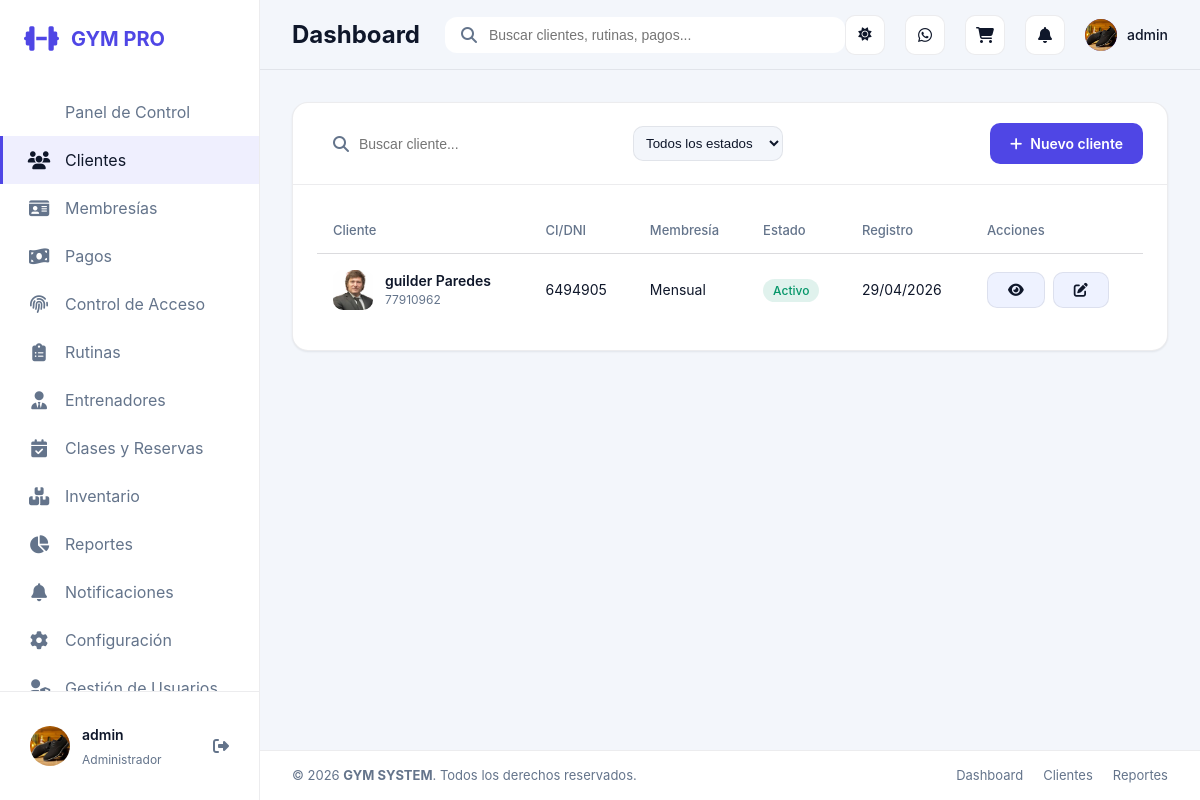
The app's page /clientes/ (signed in) with its own data.
### apps/core/models.py (models this page shows, shortened)
class UserProfile(models.Model):
    ROLE_ADMIN = 'ADMIN'
    ROLE_RECEPTION = 'RECEPCIONISTA'
    ROLE_TRAINER = 'ENTRENADOR'
    ROLE_CLIENT = 'CLIENTE'
    ROLE_CHOICES = [
        (ROLE_ADMIN, 'Administrador'),
        (ROLE_RECEPTION, 'Recepcionista'),
        (ROLE_TRAINER, 'Entrenador'),
        (ROLE_CLIENT, 'Cliente'),
    ]
    user = models.OneToOneField(settings.AUTH_USER_MODEL, on_delete=models.CASCADE, related_name='profile')
    role = models.CharField(max_length=20, choices=ROLE_CHOICES, default=ROLE_RECEPTION)
    profile_photo = models.ImageField(upload_to='perfiles/', blank=True, null=True)
    client = models.OneToOneField(Client, on_delete=models.SET_NULL, null=True, blank=True, related_name='auth_profile')
    trainer = models.OneToOneField(Trainer, on_delete=models.SET_NULL, null=True, blank=True, related_name='auth_profile')
    @property
    def role_label(self):
        return self.get_role_display()

### apps/clients/models.py (models this page shows, shortened)
class Client(models.Model):
    first_name = models.CharField(max_length=120)
    last_name = models.CharField(max_length=120)
    ci = models.CharField(max_length=40, unique=True)
    phone = models.CharField(max_length=40)
    email = models.EmailField(blank=True)
    profile_photo = models.ImageField(upload_to='clientes/', blank=True, null=True)
    join_date = models.DateField(default=timezone.now)
    is_active = models.BooleanField(default=True)
    height_cm = models.DecimalField(max_digits=5, decimal_places=2, blank=True, null=True)
    weight_kg = models.DecimalField(max_digits=5, decimal_places=2, blank=True, null=True)
    trainer = models.ForeignKey(Trainer, on_delete=models.SET_NULL, blank=True, null=True, related_name='clients')
    notes = models.TextField(blank=True)
    @property
    def full_name(self):
        return f'{self.first_name} {self.last_name}'

### apps/memberships/models.py (models this page shows, shortened)
class Membership(models.Model):
    client = models.ForeignKey(Client, on_delete=models.CASCADE, related_name='memberships')
    plan = models.ForeignKey(MembershipPlan, on_delete=models.PROTECT)
    start_date = models.DateField(default=timezone.now)
    end_date = models.DateField()
    active = models.BooleanField(default=True)
    created_at = models.DateTimeField(auto_now_add=True)

class MembershipPlan(models.Model):
    name = models.CharField(max_length=120)
    duration_days = models.PositiveIntegerField(default=30)
    price = models.DecimalField(max_digits=10, decimal_places=2)
    description = models.TextField(blank=True)
    active = models.BooleanField(default=True)

### apps/clients/views.py (the view)
# urls.py: path('', views.client_list, name='client_list'),
@role_required(UserProfile.ROLE_ADMIN, UserProfile.ROLE_RECEPTION, UserProfile.ROLE_TRAINER)
def client_list(request):
    search_query = request.GET.get('q', '')
    status_filter = request.GET.get('status', 'todos')
    clients = _get_role_scoped_clients(request).order_by('-join_date')
    if search_query:
        clients = clients.filter(
            models.Q(first_name__icontains=search_query) |
            models.Q(last_name__icontains=search_query) |
            models.Q(ci__icontains=search_query)
        )
    if status_filter == 'activos':
        clients = clients.filter(is_active=True)
    elif status_filter == 'inactivos':
        clients = clients.filter(is_active=False)
    context = {
        'clients': clients,
        'search_query': search_query,
        'status_filter': status_filter
    }
    return render(request, 'clients/client_list.html', context)

### templates/clients/client_list.html (shortened to what this page needs)
{% extends 'base.html' %}
{% block content %}
<div class="card">
    <div class="card-header">
        <div style="display: flex; gap: 16px; align-items: center; flex: 1;">
            <div class="search-bar" style="width: 300px;">
                <form action="" method="GET" style="display: flex; width: 100%; align-items: center; gap: 10px;">
                    <i class="fas fa-search"></i>
                    <input type="text" name="q" value="{{ search_query }}" placeholder="Buscar cliente...">
                </form>
            </div>
            <div class="filter-group">
                <form action="" method="GET" id="filterForm">
                    <select name="status" class="form-control" style="width: 150px; padding: 8px;" onchange="document.getElementById('filterForm').submit()">
                        <option value="todos" {% if status_filter == 'todos' %}selected{% endif %}>Todos los estados</option>
                    </select>
                </form>
            </div>
        </div>
        <a href="{% url 'client_create' %}" class="btn btn-primary">
            <i class="fas fa-plus"></i> Nuevo cliente
        </a>
    </div>
    <div class="card-body">
        <div class="table-container">
            <table>
                <thead>
                    <tr>
                        <th>Cliente</th>
                        <th>CI/DNI</th>
                        <th>Membresía</th>
                        <th>Estado</th>
                        <th>Registro</th>
                        <th>Acciones</th>
                    </tr>
                </thead>
                <tbody>
                    {% for client in clients %}
                    <tr>
                        <td>
                            <div style="display: flex; align-items: center; gap: 12px;">
                                {% if client.profile_photo %}
                                <img src="{{ client.profile_photo.url }}" style="width: 40px; height: 40px; border-radius: 10px; object-fit: cover;">
                                {% else %}
                                <img src="https://ui-avatars.com/api/?name={{ client.full_name }}&background=6366f1&color=fff" style="width: 40px; height: 40px; border-radius: 10px;">
                                {% endif %}
                                <div>
                                    <div style="font-weight: 600;">{{ client.full_name }}</div>
                                    <div style="font-size: 12px; color: var(--text-muted);">{{ client.phone }}</div>
                                </div>
                            </div>
                        </td>
                        <td>{{ client.ci }}</td>
                        <td>
                            {% with active_membership=client.memberships.first %}
                                {% if active_membership %}
                                    {{ active_membership.plan.name }}
                                {% else %}
                                    <span style="color: var(--text-muted);">Sin plan</span>
                                {% endif %}
                            {% endwith %}
                        </td>
                        <td>
                            {% if client.is_active %}
                            <span class="badge-status status-active">Activo</span>
                            {% else %}
                            <span class="badge-status status-expired">Inactivo</span>
                            {% endif %}
                        </td>
                        <td>{{ client.join_date|date:"d/m/Y" }}</td>
                        <td>
                            <div style="display: flex; gap: 8px;">
                                <a href="{% url 'client_detail' client.id %}" class="btn btn-secondary btn-sm" title="Ver perfil">
                                    <i class="fas fa-eye"></i>
                                </a>
                                <a href="{% url 'client_edit' client.id %}" class="btn btn-secondary btn-sm" title="Editar">
                                    <i class="fas fa-edit"></i>
                                </a>
                            </div>
                        </td>
                    </tr>
                    {% endfor %}
                </tbody>
            </table>
        </div>
    </div>
</div>
{% endblock %}

### templates/components/sidebar.html (shortened to what this page needs)
<aside class="sidebar">
    <div class="sidebar-header">
        <a href="{% url 'dashboard' %}" class="logo">
            <i class="fas fa-dumbbell"></i>
            <span>GYM PRO</span>
        </a>
    </div>
    <nav class="sidebar-nav">
        <a href="{% url 'dashboard' %}" class="nav-item {% if request.resolver_match.url_name == 'dashboard' %}active{% endif %}">
            <span>Panel de Control</span>
        </a>
        {% if request.user.profile.role == 'ADMIN' or request.user.profile.role == 'RECEPCIONISTA' %}
        <a href="{% url 'client_list' %}" class="nav-item {% if 'client' in request.resolver_match.url_name %}active{% endif %}">
            <i class="fas fa-users"></i>
            <span>Clientes</span>
        </a>
        {% endif %}
        {% if request.user.profile.role == 'ADMIN' or request.user.profile.role == 'RECEPCIONISTA' %}
        <a href="{% url 'plan_list' %}" class="nav-item {% if 'plan' in request.resolver_match.url_name %}active{% endif %}">
            <i class="fas fa-id-card"></i>
            <span>Membresías</span>
        </a>
        {% endif %}
        {% if request.user.profile.role == 'ADMIN' or request.user.profile.role == 'RECEPCIONISTA' %}
        <a href="{% url 'payment_list' %}" class="nav-item {% if 'payment' in request.resolver_match.url_name %}active{% endif %}">
            <i class="fas fa-money-bill-wave"></i>
            <span>Pagos</span>
        </a>
        {% endif %}
        {% if request.user.profile.role == 'ADMIN' or request.user.profile.role == 'RECEPCIONISTA' %}
        <a href="{% url 'access_panel' %}" class="nav-item {% if 'access' in request.resolver_match.url_name %}active{% endif %}">
            <i class="fas fa-fingerprint"></i>
            <span>Control de Acceso</span>
        </a>
        {% endif %}
        {% if request.user.profile.role == 'ADMIN' or request.user.profile.role == 'ENTRENADOR' %}
        <a href="{% url 'routine_list' %}" class="nav-item {% if 'routine' in request.resolver_match.url_name %}active{% endif %}">
            <i class="fas fa-clipboard-list"></i>
            <span>Rutinas</span>
        </a>
        {% endif %}
        {% if request.user.profile.role == 'ADMIN' %}
        <a href="{% url 'trainers:list' %}" class="nav-item {% if 'trainers' in request.resolver_match.app_name %}active{% endif %}">
            <i class="fas fa-user-tie"></i>
            <span>Entrenadores</span>
        </a>
        {% endif %}
        {% if request.user.profile.role != 'CLIENTE' %}
        <a href="{% url 'reservation_list' %}" class="nav-item {% if 'reservation' in request.resolver_match.url_name %}active{% endif %}">
            <i class="fas fa-calendar-check"></i>
            <span>Clases y Reservas</span>
        </a>
        {% endif %}
        {% if request.user.profile.role == 'ADMIN' or request.user.profile.role == 'RECEPCIONISTA' %}
        <a href="{% url 'product_list' %}" class="nav-item {% if 'product' in request.resolver_match.url_name %}active{% endif %}">
            <i class="fas fa-boxes-stacked"></i>
            <span>Inventario</span>
        </a>
        {% endif %}
        {% if request.user.profile.role == 'ADMIN' %}
        <a href="{% url 'reports_dashboard' %}" class="nav-item {% if 'reports' in request.resolver_match.url_name %}active{% endif %}">
            <i class="fas fa-chart-pie"></i>
            <span>Reportes</span>
        </a>
        {% endif %}
        {% if request.user.profile.role != 'CLIENTE' %}
        <a href="{% url 'notification_list' %}" class="nav-item {% if 'notification' in request.resolver_match.url_name %}active{% endif %}">
            <i class="fas fa-bell"></i>
            <span>Notificaciones</span>
        </a>
        {% endif %}
        {% if request.user.profile.role == 'ADMIN' %}
        <a href="{% url 'system_settings' %}" class="nav-item {% if 'system_settings' in request.resolver_match.url_name %}active{% endif %}">
            <i class="fas fa-gear"></i>
            <span>Configuración</span>
        </a>
        <a href="{% url 'user_list' %}" class="nav-item {% if 'user' in request.resolver_match.url_name %}active{% endif %}">
            <i class="fas fa-user-shield"></i>
            <span>Gestión de Usuarios</span>
        </a>
        {% endif %}
    </nav>
    <div class="sidebar-footer">
        <div class="user-profile">
            {% if request.user.profile.role == 'CLIENTE' and request.user.profile.client.profile_photo %}
                <img src="{{ request.user.profile.client.profile_photo.url }}" alt="User" class="user-avatar">
            {% elif request.user.profile.profile_photo %}
                <img src="{{ request.user.profile.profile_photo.url }}" alt="User" class="user-avatar">
            {% else %}
                <img src="https://ui-avatars.com/api/?name={{ request.user.get_full_name|default:request.user.username }}&background=6366f1&color=fff" alt="User" class="user-avatar">
            {% endif %}
            <div class="user-info">
                <span class="user-name">{{ request.user.get_full_name|default:request.user.username }}</span>
                <span class="user-role">{{ request.user.profile.role_label }}</span>
            </div>
            <a href="{% url 'logout' %}" title="Cerrar Sesión" style="color: var(--text-muted);"><i class="fas fa-sign-out-alt"></i></a>
        </div>
    </div>
</aside>

### templates/components/navbar.html (shortened to what this page needs)
<nav class="navbar">
    <div class="navbar-left">
        <h2 class="page-title">
            {% block page_title %}Dashboard{% endblock %}
        </h2>
    </div>
    <div class="navbar-center">
        <div class="search-bar">
            <i class="fas fa-search"></i>
            <input type="text" placeholder="Buscar clientes, rutinas, pagos...">
        </div>
    </div>
    <div class="navbar-right">
        <div class="navbar-actions">
            <button type="button" class="nav-btn theme-toggle" id="themeToggle" title="Cambiar tema" aria-label="Cambiar tema">
                <i class="fas fa-sun theme-icon theme-icon-light"></i>
            </button>
            <a href="#" class="nav-btn" title="Mensajes">
                <i class="fab fa-whatsapp"></i>
            </a>
            <a href="{% url 'cart_detail' %}" class="nav-btn" title="Carrito de Ventas">
                <i class="fas fa-shopping-cart"></i>
            </a>
            <a href="{% url 'notification_list' %}" class="nav-btn" title="Notificaciones">
                <i class="fas fa-bell"></i>
            </a>
            <div class="user-menu">
                <div class="user-avatar-mini">
                    {% if request.user.profile.role == 'CLIENTE' and request.user.profile.client.profile_photo %}
                        <img src="{{ request.user.profile.client.profile_photo.url }}" style="width: 100%; height: 100%; border-radius: 50%; object-fit: cover;">
                    {% elif request.user.profile.profile_photo %}
                        <img src="{{ request.user.profile.profile_photo.url }}" style="width: 100%; height: 100%; border-radius: 50%; object-fit: cover;">
                    {% else %}
                        {{ request.user.username|slice:":1"|upper }}
                    {% endif %}
                </div>
                <span class="user-name-mini">{{ request.user.username }}</span>
            </div>
        </div>
    </div>
</nav>

### records on screen
Client: profile_photo (picture), full_name "guilder Paredes", phone "77910962", ci "6494905", memberships.first.plan.name "Mensual", is_active "Activo", join_date "29/04/2026"

### other values on screen
{{ request.user.get_full_name|default:request.user.username }} "admin"
{{ request.user.profile.role_label }} "Administrador"
{{ request.user.username }} "admin"
